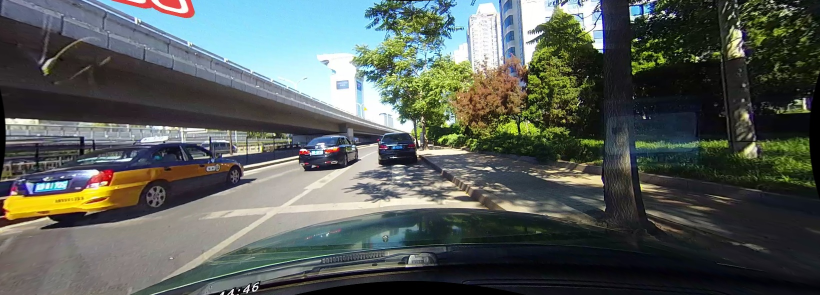
#> input picture photo/01495.jpg, 1640 x 590 px, found by its file name (shown at 1/2 size)
$ python process.py --input_path ../photo/01495.jpg
#> lines starting #> are read from the running program, lines starting #| are printed output that depends on the picture; after the words box and inside, x2 and y2 are one past the last pixel; in counts of white or black regions, pixels touching at a corner belong together; long printed decimals are rounded
### function/line_cross_judger.py
import math
import numpy as np
import cv2


def point_to_line_distance(point, k, b):
    """
    计算点到直线的距离
    :param point: (x, y) 点的坐标
    :param k: 直线的斜率，如果是垂直线，则为 None
    :param b: 直线的截距，如果是垂直线，则为 x 截距
    :return: 点到直线的距离
    """
    x, y = point
    if k is None:
        # 处理垂直线的情况，b 是 x 截距
        return abs(x - b) if b is not None else float('inf')

    numerator = abs(k * x - y + b)
    denominator = math.sqrt(k ** 2 + 1)
    return numerator / denominator


def get_perspective_transform_matrix(img_width, img_height):
    """
    获取透视变换矩阵和逆矩阵
    :param img_width: 图像宽度
    :param img_height: 图像高度
    :return: (M, Minv) 透视变换矩阵和逆矩阵
    """
    # 定义源点（原始图像中的四边形顶点）
    src = np.float32([
        [img_width * 0.3, img_height * 0.65],  # 左上
        [img_width * 0.7, img_height * 0.65],  # 右上
        [img_width * 0.9, img_height * 0.9],  # 右下
        [img_width * 0.1, img_height * 0.9]  # 左下
    ])

    # 定义目标点（变换后的矩形顶点）
    dst = np.float32([
        [img_width * 0.25, 0],  # 左上
        [img_width * 0.75, 0],  # 右上
        [img_width * 0.75, img_height],  # 右下
        [img_width * 0.25, img_height]  # 左下
    ])

    # 计算透视变换矩阵和逆矩阵
    M = cv2.getPerspectiveTransform(src, dst)
    Minv = cv2.getPerspectiveTransform(dst, src)

    return M, Minv


def transform_points(points, M):
    """
    使用透视变换矩阵变换点集
    :param points: 点集 [(x1,y1), (x2,y2), ...]
    :param M: 透视变换矩阵
    :return: 变换后的点集
    """
    if len(points) == 0:
        return []

    # 转换为齐次坐标
    points_homogeneous = np.array([(x, y, 1) for x, y in points], dtype=np.float32).reshape(-1, 3)

    # 应用变换
    transformed_points = np.dot(M, points_homogeneous.T).T

    # 转换为笛卡尔坐标
    transformed_points_cartesian = [(x / w, y / w) for x, y, w in transformed_points]

    return transformed_points_cartesian


def transform_line_equation(k, b, M):
    """
    变换直线方程到新的坐标系
    :param k: 斜率
    :param b: 截距
    :param M: 透视变换矩阵
    :return: (new_k, new_b) 变换后的直线参数
    """
    if k is None:  # 垂直线
        # 取直线上的两个点 (b,0) 和 (b,1)
        p1 = (b, 0)
        p2 = (b, 1)
    else:
        # 取直线上的两个点 (0,b) 和 (1,k+b)
        p1 = (0, b)
        p2 = (1, k + b)

    # 变换这两个点
    transformed_p1, transformed_p2 = transform_points([p1, p2], M)

    # 计算新的直线方程
    if transformed_p1[0] == transformed_p2[0]:  # 新的垂直线
        new_k = None
        new_b = transformed_p1[0]
    else:
        new_k = (transformed_p2[1] - transformed_p1[1]) / (transformed_p2[0] - transformed_p1[0])
        new_b = transformed_p1[1] - new_k * transformed_p1[0]

    return new_k, new_b


def judge_line_cross(car_positions, lane_lines, threshold=100, img_size=(1280, 720)):
    """
    判断每辆车是否压线（加入透视变换到鸟瞰图）

    参数:
    - car_positions: list, 车辆位置列表，格式为[(x, y, w, h), ...]
    - lane_lines: list, 车道线参数列表，格式为 [k1, b1, k2, b2]
    - threshold: float, 判断压线的距离阈值（鸟瞰图中的像素距离）
    - img_size: tuple, 图像尺寸 (width, height)

    返回:
    - results: list, 每辆车是否压线的布尔值列表
    """
    if not car_positions or len(lane_lines) < 4:
        return [False] * len(car_positions)

    # 获取透视变换矩阵
    M, _ = get_perspective_transform_matrix(img_size[0], img_size[1])

    # 变换车道线方程到鸟瞰图
    transformed_lane_lines = []
    if lane_lines[0] is not None and lane_lines[1] is not None:
        k, b = transform_line_equation(lane_lines[0], lane_lines[1], M)
        transformed_lane_lines.append((k, b))  # 左车道线
    if lane_lines[2] is not None and lane_lines[3] is not None:
        k, b = transform_line_equation(lane_lines[2], lane_lines[3], M)
        transformed_lane_lines.append((k, b))  # 右车道线

    if not transformed_lane_lines:
        return [False] * len(car_positions)

    results = []
    for car in car_positions:
        is_crossing = False

        # 处理(x, y, w, h)格式的车辆位置，提取关键点
        try:
            if len(car) == 4:  # (x, y, w, h)格式
                x, y, w, h = car
                # 提取车辆的底部中心点和四个角点
                points = [
                    (x + w / 2, y + h),  # 底部中心点（最可能压线的位置）
                    (x, y + h),  # 左下角
                    (x + w, y + h)  # 右下角
                ]
            elif isinstance(car, tuple) and len(car) == 2:  # (x, y)格式
                points = [car]
            else:
                print(f"Unsupported car position format: {car}")
                points = []
        except Exception as e:
            print(f"Error processing car position: {e}")
            points = []

        # 变换车辆关键点到鸟瞰图
        transformed_points = transform_points(points, M)
        if not transformed_points:
            results.append(False)
            continue

        # 计算每个点到每条车道线的距离，并取最小值
        min_distance = float('inf')
        for point in transformed_points:
            for line in transformed_lane_lines:
                k, b = line
                try:
                    distance = point_to_line_distance(point, k, b)
                    if distance < min_distance:
                        min_distance = distance
                except Exception as e:
                    print(f"Error calculating distance: {e}, point: {point}, line: {line}")
                    continue

        # 检查最小距离是否小于阈值
        if min_distance < threshold:
            is_crossing = True

        results.append(is_crossing)
#> in process_image, img is the input picture: shape (590, 1640, 3); mean B, G, R 89.3, 93.7, 87.2

    return results


# 测试数据
car_positions_test = [(100, 100, 50, 30), (200, 200, 60, 40)]
lane_lines_test = [-0.28287794762693436, 654.3808870867997, 0.2708271639429997, 133.61501228041743]

# 测试 judge_line_cross 函数
result = judge_line_cross(car_positions_test, lane_lines_test, img_size=(1280, 720))
print(f"Test result: {result}")

### function/lane_line_detector.py
#!/usr/bin/python
# -*- encoding: utf-8 -*-

# Built-in modules
import argparse

# Third-party modules
import cv2
import numpy as np


class LaneDetection:
    """车道线检测"""

    def __init__(
            self,
            ksize=(5, 5),
            sigma=(0, 0),
            threshold1=100,
            threshold2=200,
            aperture_size=3,
            direction_point=None,
            rho=1,
            theta=np.pi / 180,
            threshold=50,
            min_line_len=200,
            max_line_gap=400,
            x1L=None,
            x2L=None,
            x1R=None,
            x2R=None,
    ):
        self.ksize = ksize
        self.sigma = sigma
        self.threshold1 = threshold1
        self.threshold2 = threshold2
        self.aperture_size = aperture_size
        self.direction_point = direction_point
        self.rho = rho
        self.theta = theta
        self.threshold = threshold
        self.min_line_len = min_line_len
        self.max_line_gap = max_line_gap
        self.x1L = x1L
        self.x2L = x2L
        self.x1R = x1R
        self.x2R = x2R

    def __call__(self, img):
        gauss = self._image_preprocess(img)
        edge = self._edge_canny(gauss)
        roi = self._roi_trapezoid(edge)
        lines = self._Hough_line_fitting(roi)
        p_list = self._lane_line_fitting(img, lines)
        return p_list

    def _image_preprocess(self, img):
        gray = cv2.cvtColor(img, cv2.COLOR_BGR2GRAY)
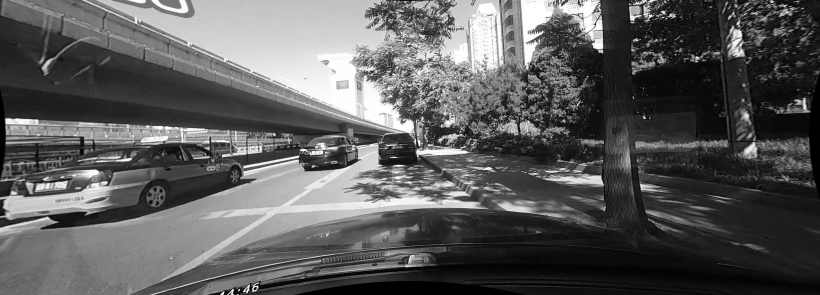
#> gray: shape (590, 1640) (shown at 1/2 size); min 0, max 255, mean 91.2
        gauss = cv2.GaussianBlur(gray, self.ksize, self.sigma[0], self.sigma[1])
        return gauss

    def _edge_canny(self, img):
        edge = cv2.Canny(img, self.threshold1, self.threshold2, self.aperture_size)
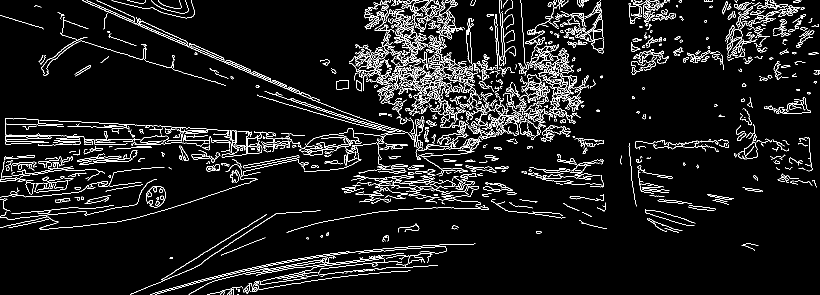
#> edge: shape (590, 1640) (shown at 1/2 size); 6.6% white in thin lines or dots
        return edge

    def _roi_trapezoid(self, img):
        h, w = img.shape[:2]
#> h = 590; w = 1640
        top_of_interest = int(h * 0.2)  # 只考虑图像的上五分之四部分
#> top_of_interest = 118

        if self.direction_point is None:
            left_top = [w // 2, top_of_interest]
#> left_top = [820, 118]
            right_top = [w // 2, top_of_interest]
#> right_top = [820, 118]
        else:
            left_top = self.direction_point
            right_top = self.direction_point

        left_down = [int(w * 0.1), h]
#> left_down = [164, 590]
        right_down = [int(w * 0.9), h]
#> right_down = [1476, 590]
        self.roi_points = np.array([left_down, left_top, right_top, right_down])

        mask = np.zeros((h, w), dtype=np.uint8)
        cv2.fillConvexPoly(mask, self.roi_points, 255)
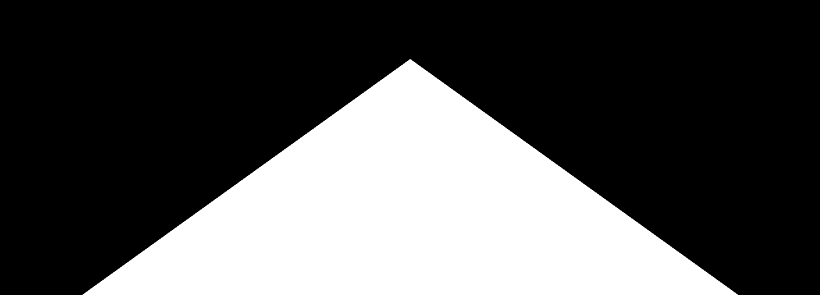
#> mask: shape (590, 1640) (shown at 1/2 size); 32% white; 1 white region, box (x1, y1, x2, y2) and area: (165, 118, 1476, 590) 309816
        roi = cv2.bitwise_and(img, mask)
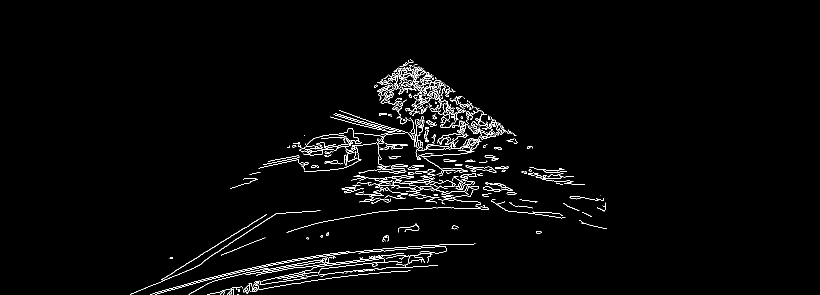
#> roi: shape (590, 1640) (shown at 1/2 size); 2.1% white in thin lines or dots, all inside (x1, y1, x2, y2) = (260, 118, 1214, 590)
        return roi

    def _Hough_line_fitting(self, img):
        lines = cv2.HoughLinesP(
            img, self.rho, self.theta, self.threshold, np.array([]),
            minLineLength=self.min_line_len, maxLineGap=self.max_line_gap
        )
#> lines = 137 rows, first 6: [305, 570, 902, 197], [322, 563, 891, 503], [338, 577, 1211, 407], [357, 549, 1008, 259], [440, 588, 1211, 410], [670, 226, 1169, 369]
        if lines is None:
            print("Warning: No lines detected by HoughLinesP.")
            return []  # 返回空列表，避免后续迭代报错
        return lines

    def _lane_line_fitting(self, img, lines):
        if lines is None or len(lines) == 0:
            print("Warning: No lines to fit.")
            return [None, None, None, None]  # 返回空列表，避免后续处理报错

        right_x = []
        right_y = []
        left_x = []
        left_y = []

        try:
            for line in lines:
                for x1, y1, x2, y2 in line:
                    # 避免除零错误
                    if x2 == x1:
                        continue

                    slope = ((y2 - y1) / (x2 - x1))
                    if slope <= -0.2:
                        left_x.extend((x1, x2))
                        left_y.extend((y1, y2))
                    elif slope >= 0.2:
                        right_x.extend((x1, x2))
                        right_y.extend((y1, y2))
#> this loop made 137 passes
#> line on passes 1 to 12: [[305, 570, 902, 197]], [[322, 563, 891, 503]], [[338, 577, 1211, 407]], [[357, 549, 1008, 259]], [[440, 588, 1211, 410]], [[670, 226, 1169, 369]], [[441, 587, 831, 533]], [[303, 588, 912, 193]], [[291, 575, 1211, 412]], [[585, 291, 1196, 454]], [[382, 585, 811, 532]], [[488, 367, 1119, 344]]
#> after the loop, left_x = 58 values, max 1211 at index 5, min 260 at index 18, mean 740.3; left_y = 58 values, max 589 at index 18, min 145 at index 31, mean 395.4; right_x = 94 values, max 1212 at index 79, min 572 at index 32, mean 934.4; right_y = 94 values, max 512 at index 93, min 119 at index 26, mean 290.6
        except Exception as e:
            print(f"Error in line processing: {e}")

        left_fit = None
        right_fit = None

        # 处理左车道线
        if left_x and left_y:
            try:
                left_fit = np.polyfit(left_x, left_y, 1)
#> left_fit = [-0.307, 623]
            except Exception as e:
                print(f"Error fitting left lane line: {e}")
                left_fit = None

        # 处理右车道线
        if right_x and right_y:
            try:
                right_fit = np.polyfit(right_x, right_y, 1)
#> right_fit = [0.495, -172.1]
            except Exception as e:
                print(f"Error fitting right lane line: {e}")
                right_fit = None

        # 创建结果列表
        k_left = left_fit[0] if left_fit is not None else None
#> k_left = -0.307
        b_left = left_fit[1] if left_fit is not None else None
#> b_left = 623
        k_right = right_fit[0] if right_fit is not None else None
#> k_right = 0.495
        b_right = right_fit[1] if right_fit is not None else None
#> b_right = -172.1

        return [k_left, b_left, k_right, b_right]


def parse_args():
    parser = argparse.ArgumentParser(description="Lane Detection V1.0")
    parser.add_argument("-i", "--input_path", type=str, default="./assets/1.jpg", help="Input path of image.")
    parser.add_argument("-o", "--output_path", type=str, default="./assets/1_out.jpg", help="Output path of image.")
    return parser.parse_args()


def detect_lane_lines(input_path="./00030.jpg"):
    try:
        args = parse_args()  # 输入输出的路径

        lanedetection = LaneDetection()

        # jpg图片检测
        if input_path.endswith('.jpg'):
            img = cv2.imread(input_path, 1)
            if img is None:
                print(f"Error: Unable to read image at {input_path}")
                return [None, None, None, None]

            p_list = lanedetection(img)
#> in __call__, `p_list = self._lane_line_fitting(img, lines)`: p_list = [-0.307, 623, 0.495, -172.1]
#> p_list = [-0.307, 623, 0.495, -172.1]
            if p_list:
                print(f"Left lane line equation: y = {p_list[0]}x + {p_list[1]}")
#| Left lane line equation: y = -0.3074324824857885x + 622.997
                print(f"Right lane line equation: y = {p_list[2]}x + {p_list[3]}")
#| Right lane line equation: y = 0.4951911600652059x + -172.097
            else:
                print("Failed to detect lane lines.")
                p_list = [None, None, None, None]
            return p_list

        # mp4视频检测
        elif input_path.endswith('.mp4'):
            video_capture = cv2.VideoCapture(input_path)
            if not video_capture.isOpened():
                print('Open is false!')
                return [None, None, None, None]

            fps = int(video_capture.get(cv2.CAP_PROP_FPS))
            size = (int(video_capture.get(cv2.CAP_PROP_FRAME_WIDTH)), int(video_capture.get(cv2.CAP_PROP_FRAME_HEIGHT)))
            print("fps: {} \nsize: {}".format(fps, size))

            total = int(video_capture.get(cv2.CAP_PROP_FRAME_COUNT))
            print("[INFO] {} total frames in video".format(total))

            frameToStart = 0
            video_capture.set(cv2.CAP_PROP_POS_FRAMES, frameToStart)

            p_list = [None, None, None, None]
            try:
                while True:
                    ret, frame = video_capture.read()
                    if not ret:
                        break
                    try:
                        p_list = lanedetection(frame)
                    except Exception as e:
                        print(f"Error processing frame: {e}")
                        continue

                    if cv2.waitKey(100) & 0xFF == ord('q'):
                        break
            except Exception as e:
                print(f"Error in video loop: {e}")
            finally:
                video_capture.release()
                cv2.destroyAllWindows()

            if p_list[0] is not None and p_list[1] is not None:
                print(f"Left lane line equation: y = {p_list[0]}x + {p_list[1]}")
            if p_list[2] is not None and p_list[3] is not None:
                print(f"Right lane line equation: y = {p_list[2]}x + {p_list[3]}")

            return p_list

        else:
            print(f"Unsupported file format: {input_path}")
            return [None, None, None, None]

    except Exception as e:
        print(f"Error in detect_lane_lines: {e}")
        return [None, None, None, None]

    cv2.waitKey(0)


# [7 lines that do not run on import are left out]

### function/car_position_detector.py
import numpy as np
import cv2
from ultralytics import YOLO


# [178 lines left out: functions auto_detect_homography_points, get_homography_matrix, apply_perspective_transform, not called in this run]


def detect_car_positions(image_path, apply_transform=True, visualize=False):
    """
    检测图像中的车辆位置

    参数:
    - image_path: 图像路径
    - apply_transform: 是否应用透视变换，默认为True
    - visualize: 是否可视化结果，默认为False

    返回:
    - bbox_positions: 车辆位置列表 [(x, y, w, h), ...]
    """
    # 加载YOLOv8模型
    model = YOLO("./yolov8n.pt")

    # 读取图像
    img = cv2.imread(image_path)
    if img is None:
        raise FileNotFoundError(f"无法找到或读取图像文件: {image_path}")

    # 使用YOLO检测图像中的汽车
    results = model(img)

    # 获取类别名称到索引的映射
    class_names = model.names
    car_class_ids = [class_id for class_id, name in class_names.items() if name.lower() == "car"]
    if not car_class_ids:
        raise ValueError("模型中未找到类别名称为 'car' 的类别。请检查类别名称和模型配置。")
    car_class_id = car_class_ids[0]

    # 获取检测到的汽车框
    car_bboxes = []
    for result in results:
        boxes = result.boxes
        for box in boxes:
            cls_id = int(box.cls.cpu().numpy())
            if cls_id == car_class_id:
                x1, y1, x2, y2 = box.xyxy[0].cpu().numpy()
                x1, y1, x2, y2 = int(x1), int(y1), int(x2), int(y2)
                car_bboxes.append([x1, y1, x2, y2])

    if not car_bboxes:
        print("未检测到任何汽车。")
        return []

    # 转换为 (x, y, w, h) 格式
    bbox_positions = []
    for bbox in car_bboxes:
        x1, y1, x2, y2 = bbox
        x = x1
        y = y1
        w = x2 - x1
        h = y2 - y1
        bbox_positions.append((x, y, w, h))

    # 应用透视变换
    if apply_transform and bbox_positions:
        try:
            # 计算透视变换矩阵
            homography_matrix, src_pts, dst_pts = get_homography_matrix(img)

            # 应用透视变换到检测到的车辆位置
            transformed_positions = apply_perspective_transform(img, bbox_positions, homography_matrix)

            return transformed_positions
        except Exception as e:
            print(f"透视变换过程中出错: {e}")
            print("返回原始车辆位置...")

    return bbox_positions


# [9 lines that do not run on import are left out]

### function/process.py
import os
import glob
import cv2
from .car_position_detector import detect_car_positions
from .lane_line_detector import detect_lane_lines
from .line_cross_judger import judge_line_cross
from sklearn.metrics import precision_score, recall_score
import tempfile
from concurrent.futures import ThreadPoolExecutor
import logging
from datetime import datetime
def data_process(input_type, input_path):
    if input_type == 'image':
        process_image(input_path)
    elif input_type == 'video':
        process_video(input_path)
    elif input_type == 'folder':
        process_folder(input_path)
    else:
        print("Unsupported input type.")


# [4 lines left out: function adjust_coordinates, not called in this run]


def save_temp_image(image):
    """Save a temporary image file and return its path."""
    _, temp_file_path = tempfile.mkstemp(suffix='.jpg')
    cv2.imwrite(temp_file_path, image)
    return temp_file_path


# [23 lines left out: functions delete_temp_image, add_legend, not called in this run]


def process_image(image_path):
    # 1. 读取原始图像
    img = cv2.imread(image_path)
    h, w = img.shape[:2]

    # 2. 保存临时图像
    temp_img_path = save_temp_image(img)

    # 3. 检测车道线
    k_left, b_left, k_right, b_right = detect_lane_lines(temp_img_path)
#> k_left = -0.307; b_left = 623; k_right = 0.495; b_right = -172.1

    # 4. 检测车辆
    cars = detect_car_positions(temp_img_path, apply_transform=False)

    # 5. 删除临时图像
    delete_temp_image(temp_img_path)

    # 6. 判断压线
    lane_lines = [k_left, b_left, k_right, b_right]
    results = judge_line_cross(cars, lane_lines) if cars else []

    # 7. 绘制车道线
    y_top = int(h * 0.6)
    y_bottom = h

    # 左车道线
    if k_left is not None and b_left is not None:
        x1_left = int((y_top - b_left) / k_left) if k_left != 0 else 0
        x2_left = int((y_bottom - b_left) / k_left) if k_left != 0 else 0
        cv2.line(img, (x1_left, y_top), (x2_left, y_bottom), (0, 255, 255), 2)  # 黄色车道线

    # 右车道线
    if k_right is not None and b_right is not None:
        x1_right = int((y_top - b_right) / k_right) if k_right != 0 else w
        x2_right = int((y_bottom - b_right) / k_right) if k_right != 0 else w
        cv2.line(img, (x1_right, y_top), (x2_right, y_bottom), (0, 255, 255), 2)  # 黄色车道线

    # 8. 绘制车辆框和标签
    if cars:
        for i, (x, y, w, h) in enumerate(cars):
            # 根据压线结果选择颜色
            color = (0, 0, 255) if (i < len(results) and results[i]) else (0, 255, 0)
            thickness = 2

            # 绘制车辆框
            cv2.rectangle(img, (x, y), (x + w, y + h), color, thickness)

            # 添加标签
            label = "Crossing" if (i < len(results) and results[i]) else "Safe"
            cv2.putText(img, label, (x, y - 10), cv2.FONT_HERSHEY_SIMPLEX, 0.7, color, thickness)

    # 9. 添加图例
    legend_items = {
        "Crossing (Red)": (0, 0, 255),
        "Not Crossing (Green)": (0, 255, 0),
        "Lane Line (Yellow)": (0, 255, 255)
    }
    add_legend(img, legend_items)

    # 10. 显示结果
    cv2.imshow("Result", img)
    cv2.waitKey(0)
    cv2.destroyAllWindows()


# [122 lines left out: functions process_video, process_folder, not called in this run]


if __name__ == '__main__':
    data_process('image', './01495.jpg')
#> (the call stopped at in detect_car_positions, `model = YOLO("./yolov8n.pt")`: ultralytics is not available in this run)
    # data_process('video', '../video/1842.mp4')
    # data_process('folder', 'path/to/folder')
